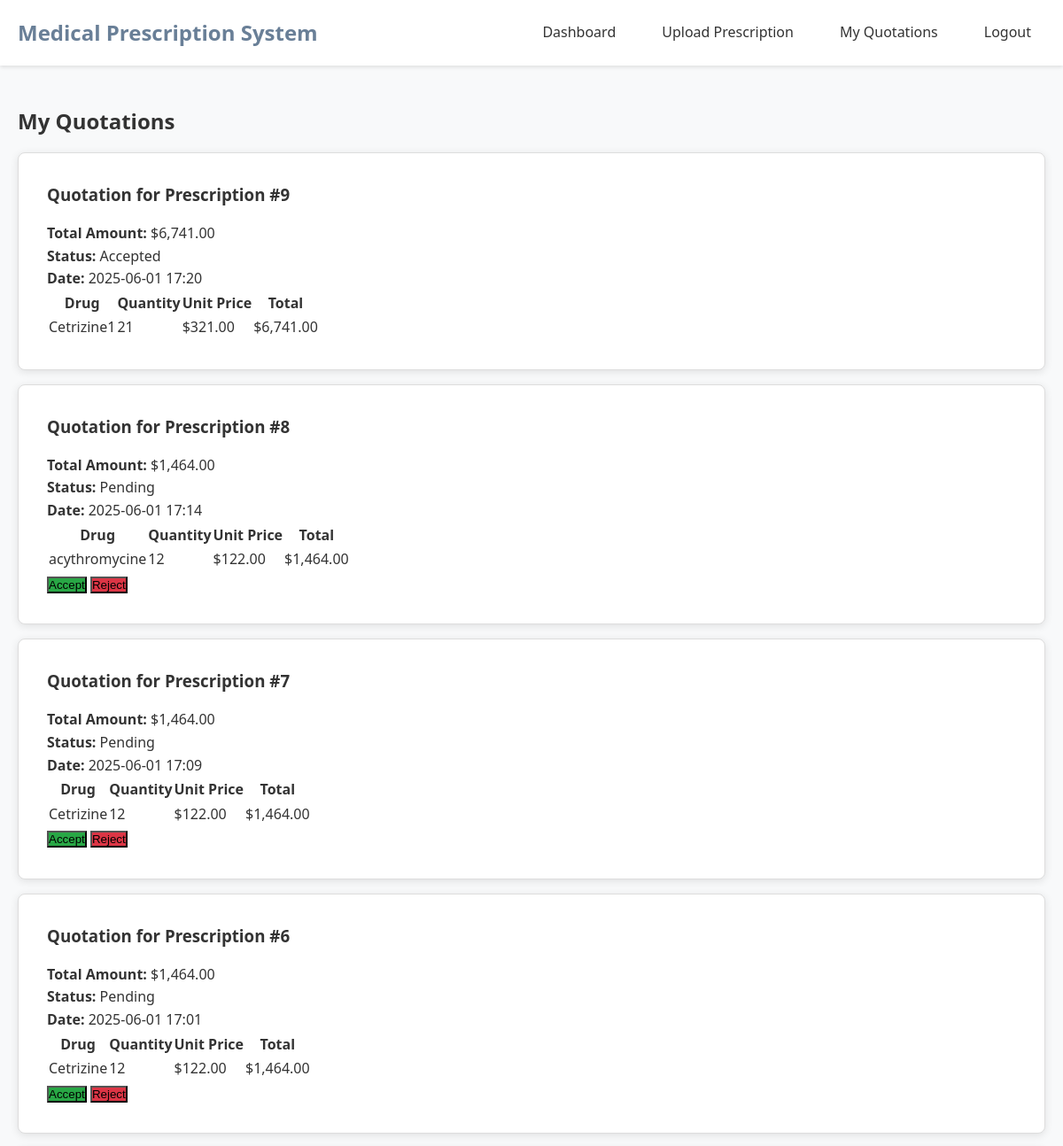
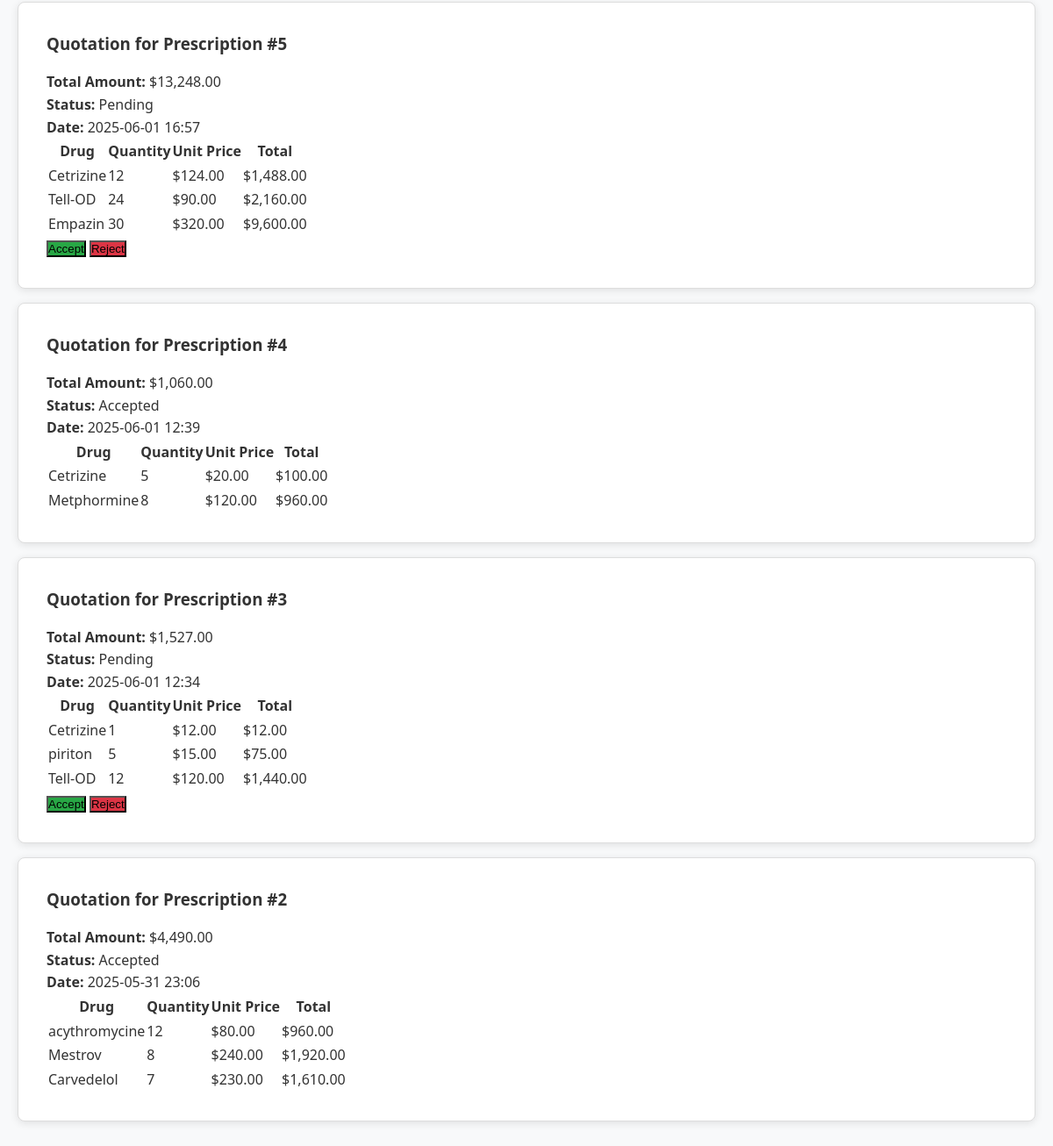
The page /user/view_quotation.php (signed in) on the database its author committed (2 pictures, top to bottom).
### tables this page shows
CREATE TABLE `quotations` (
  `id` int(11) NOT NULL,
  `prescription_id` int(11) NOT NULL,
  `pharmacy_id` int(11) NOT NULL,
  `total_amount` decimal(10,2) NOT NULL,
  `status` enum('pending','accepted','rejected') DEFAULT 'pending',
  `created_at` timestamp NOT NULL DEFAULT current_timestamp()
);

CREATE TABLE `prescriptions` (
  `id` int(11) NOT NULL,
  `user_id` int(11) NOT NULL,
  `note` text DEFAULT NULL,
  `delivery_address` text NOT NULL,
  `delivery_time` varchar(50) NOT NULL,
  `status` enum('pending','quoted','accepted','rejected') DEFAULT 'pending',
  `created_at` timestamp NOT NULL DEFAULT current_timestamp()
);

CREATE TABLE `quotation_items` (
  `id` int(11) NOT NULL,
  `quotation_id` int(11) NOT NULL,
  `drug_name` varchar(100) NOT NULL,
  `quantity` int(11) NOT NULL,
  `unit_price` decimal(10,2) NOT NULL,
  `total_price` decimal(10,2) NOT NULL
);

### user/view_quotation.php (the view, shortened to what this page needs)
<?php
require_once '../config/database.php';
$stmt = $pdo->prepare("
    SELECT q.*, p.id as prescription_id
    FROM quotations q
    JOIN prescriptions p ON q.prescription_id = p.id
    WHERE p.user_id = ?
    ORDER BY q.created_at DESC
");
$stmt->execute([$_SESSION['user_id']]);
$quotations = $stmt->fetchAll();
include '../includes/header.php';
?>
<!DOCTYPE html>
<html>
<head>
    <link rel="stylesheet" href="../css/style.css">
</head>
<body>
    <div class="container">
        <h2>My Quotations</h2>
        <?php foreach ($quotations as $quotation): ?>
            <div class="quotation-card">
                <h3>Quotation for Prescription #<?php echo $quotation['prescription_id']; ?></h3>
                <p><strong>Total Amount:</strong> $<?php echo number_format($quotation['total_amount'], 2); ?></p>
                <p><strong>Status:</strong> <?php echo ucfirst($quotation['status']); ?></p>
                <p><strong>Date:</strong> <?php echo date('Y-m-d H:i', strtotime($quotation['created_at'])); ?></p>
                <?php
                $stmt = $pdo->prepare("SELECT * FROM quotation_items WHERE quotation_id = ?");
                $stmt->execute([$quotation['id']]);
                $items = $stmt->fetchAll();
                ?>
                <table>
                    <tr>
                        <th>Drug</th>
                        <th>Quantity</th>
                        <th>Unit Price</th>
                        <th>Total</th>
                    </tr>
                    <?php foreach ($items as $item): ?>
                        <tr>
                            <td><?php echo $item['drug_name']; ?></td>
                            <td><?php echo $item['quantity']; ?></td>
                            <td>$<?php echo number_format($item['unit_price'], 2); ?></td>
                            <td>$<?php echo number_format($item['total_price'], 2); ?></td>
                        </tr>
                    <?php endforeach; ?>
                </table>
                <?php if ($quotation['status'] === 'pending'): ?>
                    <form method="POST" style="display: inline;">
                        <button type="submit" name="action" value="accept" class="btn-accept">Accept</button>
                        <button type="submit" name="action" value="reject" class="btn-reject">Reject</button>
                    </form>
                <?php endif; ?>
            </div>
        <?php endforeach; ?>
    </div>
</body>
</html>

### includes/header.php (shortened to what this page needs)
<!DOCTYPE html>
<html lang="en">
<head>
    <link rel="stylesheet" href="../css/style.css">
</head>
<body>
    <nav class="navbar">
        <div class="nav-container">
            <a href="../index.php" class="nav-brand">Medical Prescription System</a>
            <div class="nav-menu">
                <?php if (isset($_SESSION['user_id'])): ?>
                    <?php if ($_SESSION['user_type'] === 'pharmacy'): ?>
                        <a href="../pharmacy/dashboard.php" class="nav-link">Dashboard</a>
                        <a href="../pharmacy/view_prescription.php" class="nav-link">Prescriptions</a>
                    <?php else: ?>
                        <a href="../user/dashboard.php" class="nav-link">Dashboard</a>
                        <a href="../user/upload_prescription.php" class="nav-link">Upload Prescription</a>
                        <a href="../user/view_quotations.php" class="nav-link">My Quotations</a>
                    <?php endif; ?>
                    <a href="../logout.php" class="nav-link">Logout</a>
                <?php endif; ?>
            </div>
        </div>
    </nav>
    <main class="main-content">

### css/style.css (style rules this page uses)
* { margin: 0; padding: 0; box-sizing: border-box; }
body { font-family: 'Segoe UI', Tahoma, Geneva, Verdana, sans-serif; line-height: 1.6; color: #333; background-color: #f8f9fa; }
.container { max-width: 1200px; margin: 0 auto; padding: 20px; }
.navbar { background: #fff; box-shadow: 0 2px 4px rgba(0,0,0,0.1); padding: 1rem 0; margin-bottom: 1.5rem; }
.nav-container { max-width: 1200px; margin: 0 auto; display: flex; justify-content: space-between; align-items: center; padding: 0 20px; }
.nav-brand { font-size: 1.5rem; font-weight: bold; color: #697f97; text-decoration: none; }
.nav-menu { display: flex; align-items: center; gap: 20px; }
.nav-link { color: #333; text-decoration: none; padding: 8px 16px; border-radius: 4px; transition: background 0.3s; }
.main-content { min-height: calc(100vh - 200px); }
.btn-accept { background: #28a745; }
.btn-reject { background: #dc3545; }
.prescription-card, .quotation-card { background: white; border: 1px solid #ddd; padding: 2rem; margin: 1rem 0; border-radius: 8px; box-shadow: 0 2px 10px rgba(0,0,0,0.1); }
.prescription-card h3, .quotation-card h3 { color: #333; margin-bottom: 1rem; }

### rows shown on the page
quotations: prescription "9", total_amount "6,741.00", status "Accepted", created_at "2025-06-01 17:20"
quotation_items: drug_name "Cetrizine1", quantity "21", unit_price "321.00", total_price "6,741.00"
quotations: prescription "8", total_amount "1,464.00", status "Pending", created_at "2025-06-01 17:14"
quotation_items: drug_name "acythromycine", quantity "12", unit_price "122.00", total_price "1,464.00"
quotations: prescription "7", total_amount "1,464.00", status "Pending", created_at "2025-06-01 17:09"
quotation_items: drug_name "Cetrizine", quantity "12", unit_price "122.00", total_price "1,464.00"
quotations: prescription "6", total_amount "1,464.00", status "Pending", created_at "2025-06-01 17:01"
quotation_items: drug_name "Cetrizine", quantity "12", unit_price "122.00", total_price "1,464.00"
quotations: prescription "5", total_amount "13,248.00", status "Pending", created_at "2025-06-01 16:57"
quotation_items: drug_name "Cetrizine", quantity "12", unit_price "124.00", total_price "1,488.00"
quotation_items: drug_name "Tell-OD", quantity "24", unit_price "90.00", total_price "2,160.00"
quotation_items: drug_name "Empazin", quantity "30", unit_price "320.00", total_price "9,600.00"
quotations: prescription "4", total_amount "1,060.00", status "Accepted", created_at "2025-06-01 12:39"
quotation_items: drug_name "Cetrizine", quantity "5", unit_price "20.00", total_price "100.00"
quotation_items: drug_name "Metphormine", quantity "8", unit_price "120.00", total_price "960.00"
quotations: prescription "3", total_amount "1,527.00", status "Pending", created_at "2025-06-01 12:34"
quotation_items: drug_name "Cetrizine", quantity "1", unit_price "12.00", total_price "12.00"
quotation_items: drug_name "piriton", quantity "5", unit_price "15.00", total_price "75.00"
quotation_items: drug_name "Tell-OD", quantity "12", unit_price "120.00", total_price "1,440.00"
quotations: prescription "2", total_amount "4,490.00", status "Accepted", created_at "2025-05-31 23:06"
quotation_items: drug_name "acythromycine", quantity "12", unit_price "80.00", total_price "960.00"
quotation_items: drug_name "Mestrov", quantity "8", unit_price "240.00", total_price "1,920.00"
quotation_items: drug_name "Carvedelol", quantity "7", unit_price "230.00", total_price "1,610.00"
